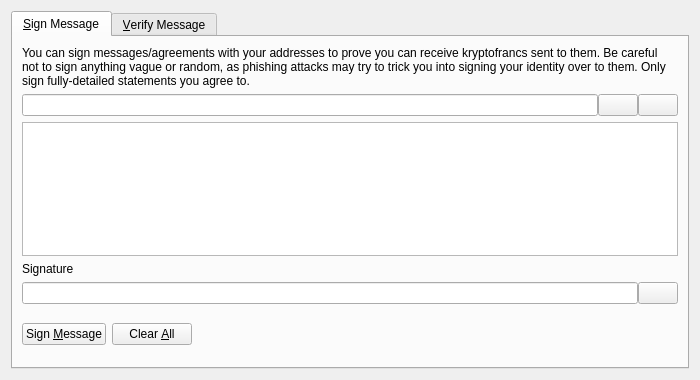
<?xml version="1.0" encoding="UTF-8"?>
<ui version="4.0">
 <class>SignVerifyMessageDialog</class>
 <widget class="QDialog" name="SignVerifyMessageDialog">
  <property name="geometry">
   <rect>
    <x>0</x>
    <y>0</y>
    <width>700</width>
    <height>380</height>
   </rect>
  </property>
  <property name="windowTitle">
   <string>Signatures - Sign / Verify a Message</string>
  </property>
  <property name="modal">
   <bool>true</bool>
  </property>
  <layout class="QVBoxLayout" name="verticalLayout">
   <item>
    <widget class="QTabWidget" name="tabWidget">
     <property name="currentIndex">
      <number>0</number>
     </property>
     <widget class="QWidget" name="tabSignMessage">
      <attribute name="title">
       <string>&amp;Sign Message</string>
      </attribute>
      <layout class="QVBoxLayout" name="verticalLayout_SM">
       <item>
        <widget class="QLabel" name="infoLabel_SM">
         <property name="text">
          <string>You can sign messages/agreements with your addresses to prove you can receive kryptofrancs sent to them. Be careful not to sign anything vague or random, as phishing attacks may try to trick you into signing your identity over to them. Only sign fully-detailed statements you agree to.</string>
         </property>
         <property name="textFormat">
          <enum>Qt::PlainText</enum>
         </property>
         <property name="wordWrap">
          <bool>true</bool>
         </property>
        </widget>
       </item>
       <item>
        <layout class="QHBoxLayout" name="horizontalLayout_1_SM">
         <property name="spacing">
          <number>0</number>
         </property>
         <item>
          <widget class="QValidatedLineEdit" name="addressIn_SM">
           <property name="toolTip">
            <string>The kryptoFranc address to sign the message with</string>
           </property>
          </widget>
         </item>
         <item>
          <widget class="QPushButton" name="addressBookButton_SM">
           <property name="toolTip">
            <string>Choose previously used address</string>
           </property>
           <property name="text">
            <string/>
           </property>
           <property name="icon">
            <iconset resource="../kryptofranc.qrc">
             <normaloff>:/icons/address-book</normaloff>:/icons/address-book</iconset>
           </property>
           <property name="shortcut">
            <string>Alt+A</string>
           </property>
           <property name="autoDefault">
            <bool>false</bool>
           </property>
          </widget>
         </item>
         <item>
          <widget class="QPushButton" name="pasteButton_SM">
           <property name="toolTip">
            <string>Paste address from clipboard</string>
           </property>
           <property name="text">
            <string/>
           </property>
           <property name="icon">
            <iconset resource="../kryptofranc.qrc">
             <normaloff>:/icons/editpaste</normaloff>:/icons/editpaste</iconset>
           </property>
           <property name="shortcut">
            <string>Alt+P</string>
           </property>
           <property name="autoDefault">
            <bool>false</bool>
           </property>
          </widget>
         </item>
        </layout>
       </item>
       <item>
        <widget class="QPlainTextEdit" name="messageIn_SM">
         <property name="toolTip">
          <string>Enter the message you want to sign here</string>
         </property>
        </widget>
       </item>
       <item>
        <widget class="QLabel" name="signatureLabel_SM">
         <property name="text">
          <string>Signature</string>
         </property>
         <property name="textFormat">
          <enum>Qt::PlainText</enum>
         </property>
        </widget>
       </item>
       <item>
        <layout class="QHBoxLayout" name="horizontalLayout_2_SM">
         <property name="spacing">
          <number>0</number>
         </property>
         <item>
          <widget class="QLineEdit" name="signatureOut_SM">
           <property name="font">
            <font>
             <italic>true</italic>
            </font>
           </property>
           <property name="readOnly">
            <bool>true</bool>
           </property>
          </widget>
         </item>
         <item>
          <widget class="QPushButton" name="copySignatureButton_SM">
           <property name="toolTip">
            <string>Copy the current signature to the system clipboard</string>
           </property>
           <property name="text">
            <string/>
           </property>
           <property name="icon">
            <iconset resource="../kryptofranc.qrc">
             <normaloff>:/icons/editcopy</normaloff>:/icons/editcopy</iconset>
           </property>
           <property name="autoDefault">
            <bool>false</bool>
           </property>
          </widget>
         </item>
        </layout>
       </item>
       <item>
        <layout class="QHBoxLayout" name="horizontalLayout_3_SM">
         <item>
          <widget class="QPushButton" name="signMessageButton_SM">
           <property name="toolTip">
            <string>Sign the message to prove you own this kryptoFranc address</string>
           </property>
           <property name="text">
            <string>Sign &amp;Message</string>
           </property>
           <property name="icon">
            <iconset resource="../kryptofranc.qrc">
             <normaloff>:/icons/edit</normaloff>:/icons/edit</iconset>
           </property>
           <property name="autoDefault">
            <bool>false</bool>
           </property>
          </widget>
         </item>
         <item>
          <widget class="QPushButton" name="clearButton_SM">
           <property name="toolTip">
            <string>Reset all sign message fields</string>
           </property>
           <property name="text">
            <string>Clear &amp;All</string>
           </property>
           <property name="icon">
            <iconset resource="../kryptofranc.qrc">
             <normaloff>:/icons/remove</normaloff>:/icons/remove</iconset>
           </property>
           <property name="autoDefault">
            <bool>false</bool>
           </property>
          </widget>
         </item>
         <item>
          <spacer name="horizontalSpacer_1_SM">
           <property name="orientation">
            <enum>Qt::Horizontal</enum>
           </property>
           <property name="sizeHint" stdset="0">
            <size>
             <width>40</width>
             <height>48</height>
            </size>
           </property>
          </spacer>
         </item>
         <item>
          <widget class="QLabel" name="statusLabel_SM">
           <property name="font">
            <font>
             <weight>75</weight>
             <bold>true</bold>
            </font>
           </property>
           <property name="text">
            <string/>
           </property>
           <property name="wordWrap">
            <bool>true</bool>
           </property>
          </widget>
         </item>
         <item>
          <spacer name="horizontalSpacer_2_SM">
           <property name="orientation">
            <enum>Qt::Horizontal</enum>
           </property>
           <property name="sizeHint" stdset="0">
            <size>
             <width>40</width>
             <height>48</height>
            </size>
           </property>
          </spacer>
         </item>
        </layout>
       </item>
      </layout>
     </widget>
     <widget class="QWidget" name="tabVerifyMessage">
      <attribute name="title">
       <string>&amp;Verify Message</string>
      </attribute>
      <layout class="QVBoxLayout" name="verticalLayout_VM">
       <item>
        <widget class="QLabel" name="infoLabel_VM">
         <property name="text">
          <string>Enter the receiver's address, message (ensure you copy line breaks, spaces, tabs, etc. exactly) and signature below to verify the message. Be careful not to read more into the signature than what is in the signed message itself, to avoid being tricked by a man-in-the-middle attack. Note that this only proves the signing party receives with the address, it cannot prove sendership of any transaction!</string>
         </property>
         <property name="textFormat">
          <enum>Qt::PlainText</enum>
         </property>
         <property name="alignment">
          <set>Qt::AlignLeading|Qt::AlignLeft|Qt::AlignTop</set>
         </property>
         <property name="wordWrap">
          <bool>true</bool>
         </property>
        </widget>
       </item>
       <item>
        <layout class="QHBoxLayout" name="horizontalLayout_1_VM">
         <property name="spacing">
          <number>0</number>
         </property>
         <item>
          <widget class="QValidatedLineEdit" name="addressIn_VM">
           <property name="toolTip">
            <string>The kryptoFranc address the message was signed with</string>
           </property>
          </widget>
         </item>
         <item>
          <widget class="QPushButton" name="addressBookButton_VM">
           <property name="toolTip">
            <string>Choose previously used address</string>
           </property>
           <property name="text">
            <string/>
           </property>
           <property name="icon">
            <iconset resource="../kryptofranc.qrc">
             <normaloff>:/icons/address-book</normaloff>:/icons/address-book</iconset>
           </property>
           <property name="shortcut">
            <string>Alt+A</string>
           </property>
           <property name="autoDefault">
            <bool>false</bool>
           </property>
          </widget>
         </item>
        </layout>
       </item>
       <item>
        <widget class="QPlainTextEdit" name="messageIn_VM"/>
       </item>
       <item>
        <widget class="QValidatedLineEdit" name="signatureIn_VM"/>
       </item>
       <item>
        <layout class="QHBoxLayout" name="horizontalLayout_2_VM">
         <item>
          <widget class="QPushButton" name="verifyMessageButton_VM">
           <property name="toolTip">
            <string>Verify the message to ensure it was signed with the specified kryptoFranc address</string>
           </property>
           <property name="text">
            <string>Verify &amp;Message</string>
           </property>
           <property name="icon">
            <iconset resource="../kryptofranc.qrc">
             <normaloff>:/icons/transaction_0</normaloff>:/icons/transaction_0</iconset>
           </property>
           <property name="autoDefault">
            <bool>false</bool>
           </property>
          </widget>
         </item>
         <item>
          <widget class="QPushButton" name="clearButton_VM">
           <property name="toolTip">
            <string>Reset all verify message fields</string>
           </property>
           <property name="text">
            <string>Clear &amp;All</string>
           </property>
           <property name="icon">
            <iconset resource="../kryptofranc.qrc">
             <normaloff>:/icons/remove</normaloff>:/icons/remove</iconset>
           </property>
           <property name="autoDefault">
            <bool>false</bool>
           </property>
          </widget>
         </item>
         <item>
          <spacer name="horizontalSpacer_1_VM">
           <property name="orientation">
            <enum>Qt::Horizontal</enum>
           </property>
           <property name="sizeHint" stdset="0">
            <size>
             <width>40</width>
             <height>48</height>
            </size>
           </property>
          </spacer>
         </item>
         <item>
          <widget class="QLabel" name="statusLabel_VM">
           <property name="font">
            <font>
             <weight>75</weight>
             <bold>true</bold>
            </font>
           </property>
           <property name="text">
            <string/>
           </property>
           <property name="wordWrap">
            <bool>true</bool>
           </property>
          </widget>
         </item>
         <item>
          <spacer name="horizontalSpacer_2_VM">
           <property name="orientation">
            <enum>Qt::Horizontal</enum>
           </property>
           <property name="sizeHint" stdset="0">
            <size>
             <width>40</width>
             <height>48</height>
            </size>
           </property>
          </spacer>
         </item>
        </layout>
       </item>
      </layout>
     </widget>
    </widget>
   </item>
  </layout>
 </widget>
 <customwidgets>
  <customwidget>
   <class>QValidatedLineEdit</class>
   <extends>QLineEdit</extends>
   <header>qt/qvalidatedlineedit.h</header>
  </customwidget>
 </customwidgets>
 <resources>
  <include location="../bitcoin.qrc"/>
 </resources>
 <connections/>
</ui>
